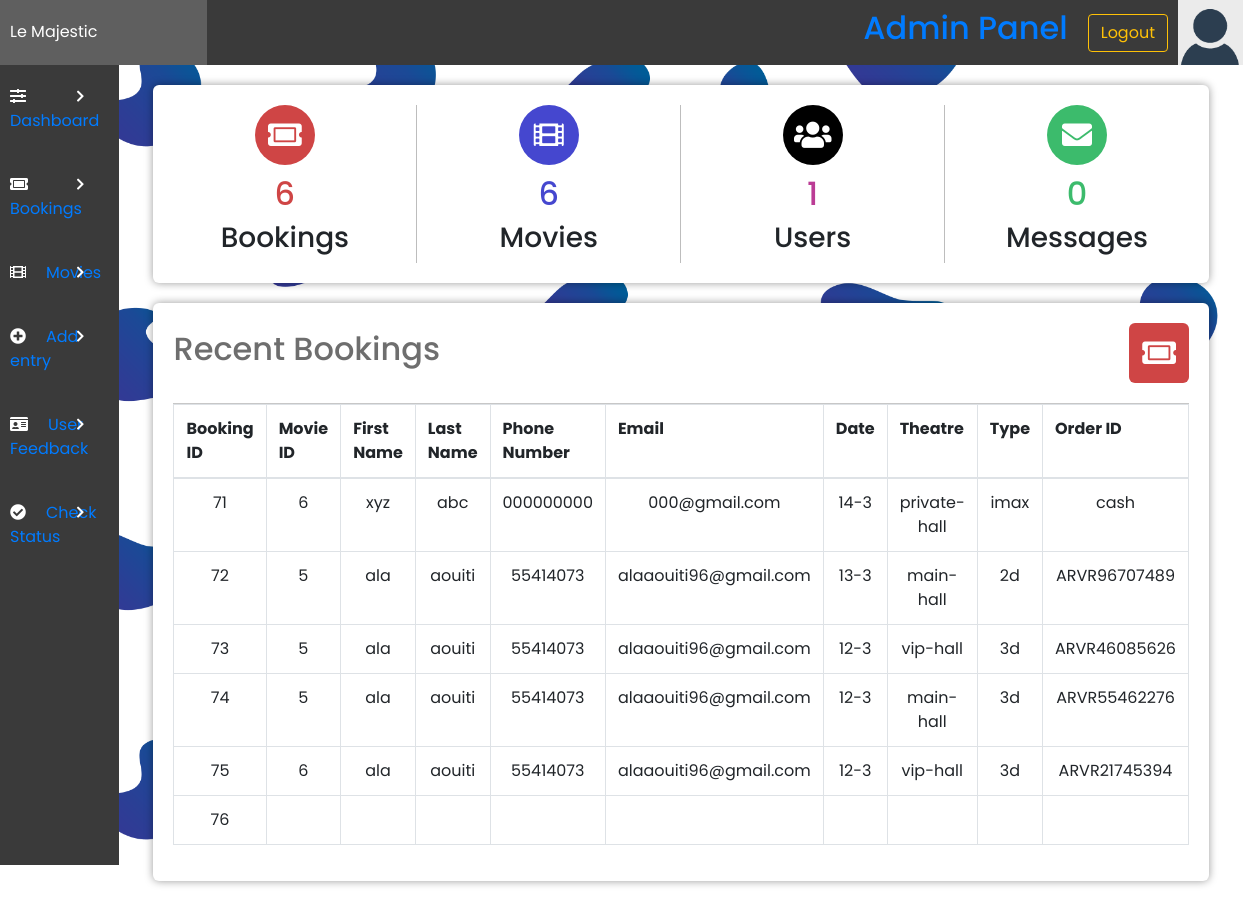
/admin/admin.php (signed in), run on the app's committed database.
### tables this page shows
CREATE TABLE `bookingtable` (
  `bookingID` int(11) NOT NULL,
  `movieID` int(11) DEFAULT NULL,
  `bookingTheatre` varchar(100) NOT NULL,
  `bookingType` varchar(100) DEFAULT NULL,
  `bookingDate` varchar(50) NOT NULL,
  `bookingTime` varchar(50) NOT NULL,
  `bookingFName` varchar(100) NOT NULL,
  `bookingLName` varchar(100) DEFAULT NULL,
  `bookingPNumber` varchar(12) NOT NULL,
  `bookingEmail` varchar(255) NOT NULL,
  `amount` varchar(255) NOT NULL,
  `ORDERID` varchar(255) NOT NULL,
  `DATE-TIME` datetime NOT NULL DEFAULT current_timestamp(),
  `seat_id` int(11) NOT NULL
);

### admin/admin.php (the view, shortened to what this page needs)
<?php
include "config.php";
?>
<!DOCTYPE html>
<html lang="en">
<head>
    <link rel="stylesheet" href="../style/styles.css">
    <link rel="stylesheet" href="https://use.fontawesome.com/releases/v5.7.2/css/all.css">
    <link rel="stylesheet" href="https://maxcdn.bootstrapcdn.com/bootstrap/4.0.0/css/bootstrap.min.css">
    <link rel="stylesheet" href="https://cdn.datatables.net/1.10.22/css/dataTables.bootstrap4.min.css">
    <link rel="stylesheet" href="https://maxcdn.bootstrapcdn.com/bootstrap/4.0.0/css/bootstrap.min.css">
</head>
<body>
    <?php
    $sql = "SELECT * FROM bookingtable";
    $bookingsNo = mysqli_num_rows(mysqli_query($con, $sql));
    $messagesNo = mysqli_num_rows(mysqli_query($con, "SELECT * FROM feedbacktable"));
    $moviesNo = mysqli_num_rows(mysqli_query($con, "SELECT * FROM movietable"));
    $userNo = mysqli_num_rows(mysqli_query($con, "SELECT * FROM users"));
    ?>
    <?php include('header.php'); ?>
    <div class="admin-container">
        <?php include('sidebar.php'); ?>
        <div class="admin-section admin-section2">
            <div class="admin-section-column">
                <div class="admin-section-panel admin-section-stats">
                    <div class="admin-section-stats-panel">
                        <i class="fa fa-ticket-alt" style="background-color: #cf4545"></i>
                        <h2 style="color: #cf4545"><?php echo $bookingsNo ?></h2>
                        <h3>Bookings</h3>
                    </div>
                    <div class="admin-section-stats-panel">
                        <i class="fas fa-film" style="background-color: #4547cf"></i>
                        <h2 style="color: #4547cf"><?php echo $moviesNo ?></h2>
                        <h3>Movies</h3>
                    </div>
                    <div class="admin-section-stats-panel">
                        <i class="fas fa-users" style="background-color: #000000"></i>
                        <h2 style="color: #bb3c95"><?php echo $userNo ?></h2>
                        <h3>Users</h3>
                    </div>
                    <div class="admin-section-stats-panel" style="border: none">
                        <i class="fas fa-envelope" style="background-color: #3cbb6c"></i>
                        <h2 style="color: #3cbb6c"><?php echo $messagesNo ?></h2>
                        <h3>Messages</h3>
                    </div>
                </div>
                <div class="admin-section-panel admin-section-panel1">
                    <div class="admin-panel-section-header">
                        <h2>Recent Bookings</h2>
                        <i class="fas fa-ticket-alt" style="background-color: #cf4545"></i>
                    </div>
                    <div class="admin-panel-section-content">
                        <table class="table table-bordered" id="dataTable" width="100%" cellspacing="0">
                            <tr>
                                <th>Booking ID</th>
                                <th>Movie ID</th>
                                <th>First Name</th>
                                <th>Last Name</th>
                                <th>Phone Number</th>
                                <th>Email</th>
                                <th>Date</th>
                                <th>Theatre</th>
                                <th>Type</th>
                                <th>Order ID</th>
                            </tr>
                            <tbody>
                                <?php
                                $select = "SELECT * FROM `bookingtable`";
                                $run = mysqli_query($con, $select);
                                while ($row = mysqli_fetch_array($run)) {
                                    $bookingid = $row['bookingID'];
                                    $movieID = $row['movieID'];
                                    $bookingFName = $row['bookingFName'];
                                    $bookingLName = $row['bookingLName'];
                                    $mobile = $row['bookingPNumber'];
                                    $email = $row['bookingEmail'];
                                    $date = $row['bookingDate'];
                                    $theatre = $row['bookingTheatre'];
                                    $type = $row['bookingType'];
                                    $ORDERID = $row['ORDERID'];
                                ?>
                                    <tr align="center">
                                        <td><?php echo $bookingid; ?></td>
                                        <td><?php echo $movieID; ?></td>
                                        <td><?php echo $bookingFName; ?></td>
                                        <td><?php echo $bookingLName; ?></td>
                                        <td><?php echo $mobile; ?></td>
                                        <td><?php echo $email; ?></td>
                                        <td><?php echo $date; ?></td>
                                        <td><?php echo $theatre; ?></td>
                                        <td><?php echo $type; ?></td>
                                        <td><?php echo $ORDERID; ?></td>
                                    </tr>
                                <?php }
                                ?>
                            </tbody>
                        </table>
                    </div>
                </div>
            </div>
        </div>
    </div>
</body>
</html>

### style/styles.css (style rules this page uses)
body { background-image: url(../img/bg.png) ; background-position: center; background-size: cover; }
* { margin: 0; padding: 0; box-sizing: border-box; font-family: "poppins"; text-decoration: none; color: unset; }
.admin-container { display: grid; grid-template-columns: 1fr 5fr; }
.admin-section2 { display: flex; flex-wrap: wrap; padding: 0 4px; }
.admin-section-column { flex: 100%; max-width: 100%; padding: 0 30px; }
.admin-section-panel { width: 100%; vertical-align: middle; background-color: #fff; -webkit-border-radius: 6px; -moz-border-radius: 6px; border-radius: 6px; -webkit-box-shadow: 0px 0px 9px 0px rgba(0, 0, 0, 0.4); -moz-box-shadow: 0px 0px 9px 0px rgba(0, 0, 0, 0.4); box-shadow: 0px 0px 9px 0px rgba(0, 0, 0, 0.4); padding: 20px; margin: 20px 0; }
.admin-panel-section-header { display: flex; align-items: center; justify-content: flex-start; padding-bottom: 20px; border-bottom: #c7c7c7 1px solid; }
.admin-panel-section-header > h2 { color: #6e6e6e; }
.admin-panel-section-header > i { text-align: center; font-size: 30px; color: white; height: 60px; width: 60px; border-radius: 10%; line-height: 60px; transition: all 0.5s ease; margin-left: auto; cursor: pointer; }
.admin-section-stats { display: flex; padding: 20px 0; }
.admin-section-stats-panel { flex: 25%; max-width: 25%; text-align: center; border-right: #bdbdbd 1px solid; }
.admin-section-stats-panel > i { font-size: 30px; color: white; height: 60px; width: 60px; border-radius: 50%; line-height: 60px; transition: all 0.5s ease; margin-bottom: 10px; }

### data on the page
bookingtable: bookingID "71", movieID "6", bookingFName "xyz", bookingLName "abc", bookingPNumber "000000000", bookingEmail "000@gmail.com", bookingDate "14-3", bookingTheatre "private-hall", bookingType "imax", ORDERID "cash"
bookingtable: bookingID "72", movieID "5", bookingFName "ala", bookingLName "aouiti", bookingPNumber "55414073", bookingEmail "alaaouiti96@gmail.com", bookingDate "13-3", bookingTheatre "main-hall", bookingType "2d", ORDERID "ARVR96707489"
bookingtable: bookingID "73", movieID "5", bookingFName "ala", bookingLName "aouiti", bookingPNumber "55414073", bookingEmail "alaaouiti96@gmail.com", bookingDate "12-3", bookingTheatre "vip-hall", bookingType "3d", ORDERID "ARVR46085626"
bookingtable: bookingID "74", movieID "5", bookingFName "ala", bookingLName "aouiti", bookingPNumber "55414073", bookingEmail "alaaouiti96@gmail.com", bookingDate "12-3", bookingTheatre "main-hall", bookingType "3d", ORDERID "ARVR55462276"
bookingtable: bookingID "75", movieID "6", bookingFName "ala", bookingLName "aouiti", bookingPNumber "55414073", bookingEmail "alaaouiti96@gmail.com", bookingDate "12-3", bookingTheatre "vip-hall", bookingType "3d", ORDERID "ARVR21745394"
bookingtable: bookingID "76"

### other printed values
$bookingsNo "6"
$moviesNo "6"
$userNo "1"
$messagesNo "0"
